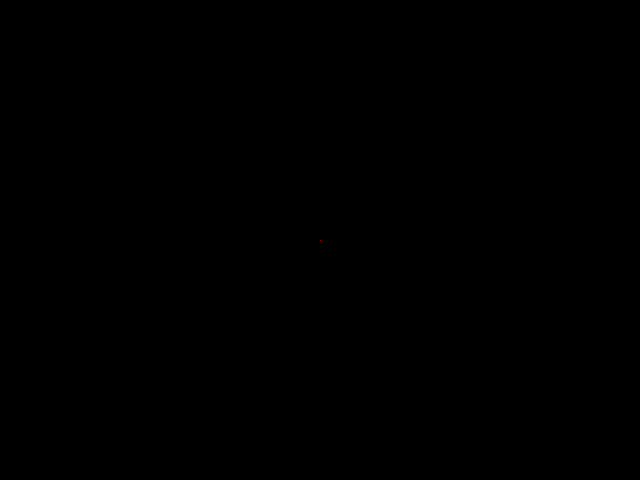
Frame 1 (no input)
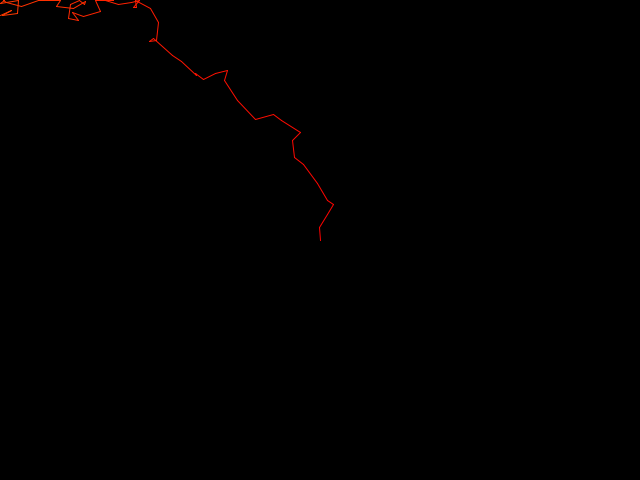
Frame 60 (the mouse pressed at the canvas centre just before this capture)
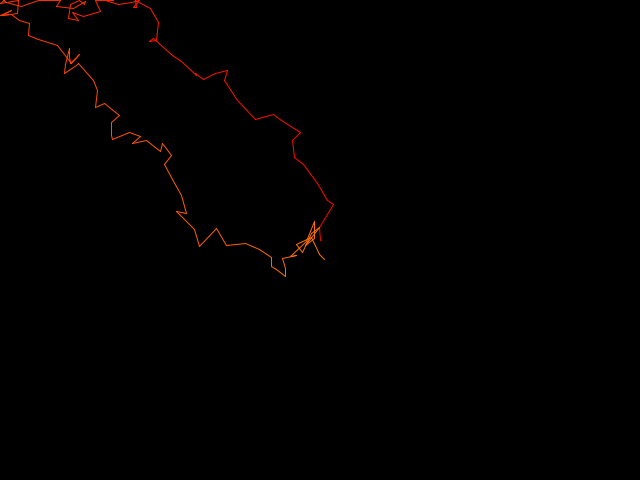
Frame 120 (the mouse held since frame 60 and released just before this capture)

The Processing sketch that drew these frames (run headless with seeded random() and noise(); from frame 60 on, the mouse is pressed at the canvas centre):

// Processing sketch: e_0_3_Interactive_walker
// ── e_0_3_Interactive_walker.pde
//Random walker with a tendency to follow the mouse pointer

Walker walker;

void setup() {
  size(640, 480);
  background(0);
  walker = new Walker();
}

void draw() {
  walker.display();
  walker.update();
}

class Walker {
  float x,y;
  float lastX,lastY;
  int scatter = 20;
  int green = 0;
  int greenChange = 1;
  
   Walker() {
     x = width/2;
     y = height/2;
     lastX = width/2;
     lastY = height/2;
   }
   
   void display() {
     stroke(255, green, 0);
     line(lastX, lastY, x, y);
   }
   
   void update() {
     green += greenChange;
     if (green > 255) {
       greenChange = -1;
     } else if (green < 0) {
       greenChange = 1;
     }
     lastX = x;
     lastY = y;
     if (x > mouseX) {
       x = constrain(x + random(-1 * scatter, 0.5 * scatter), 0, width);
     } else {
       x = constrain(x + random(-0.5 * scatter, scatter), 0, width);
     }
     if (y > mouseY) {
       y = constrain(y + random(-1 * scatter, 0.5 * scatter), 0, height);
     } else {
       y = constrain(y + random(-0.5 * scatter, scatter), 0, height);
     }
   }
}
